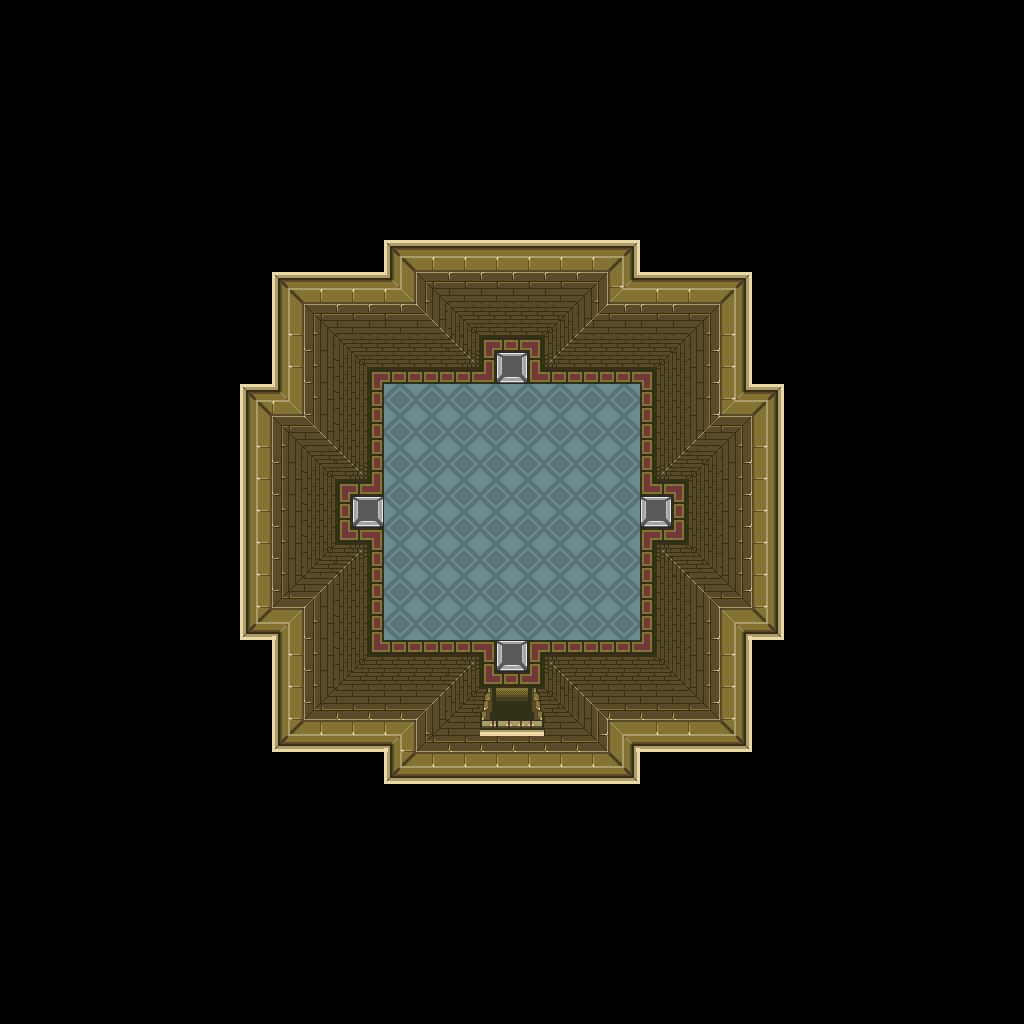

This is a level from a 2D game, rendered from its Tiled map with the project's own tilesets. A one-line summary and the map file follow, with tile-layer data summarised:
An orthogonal 64x64 tile map with 16x16 px tiles, 1 tile layer (base), 1 hidden layer not drawn and 13 objects.

<map version="1.10" tiledversion="1.12.1" orientation="orthogonal" renderorder="right-down" width="64" height="64" tilewidth="16" tileheight="16" infinite="0" nextlayerid="3" nextobjectid="14">
 <tileset firstgid="1" source="../classiciphone_pics4.tsx" />
 <layer id="1" name="base" width="64" height="64">
  <data>[4096 cells, 4096 non-empty, 110 distinct tile ids]</data>
 </layer>
 <layer id="2" name="collision" width="64" height="64" visible="0">
  <properties><property name="collision" value="true" /></properties>
  <data>[4096 cells, 3716 non-empty, 1 distinct tile ids]</data>
 </layer>
 <objectgroup id="3" name="npcs">
  <object id="1" x="640.0" y="496.0" width="16" height="16">
   <properties>
    <property name="gani" value="sardonmael.png" />
    <property name="script" type="string">-- Auto-converted from GraalScript
-- // NPC made by &lt;yourname&gt;
-- if (playertouchsme) {
-- say 3;
end</property>
   </properties>
  </object>
  <object id="2" x="608.0" y="368.0" width="16" height="16">
   <properties>
    <property name="gani" value="magicbook.png" />
    <property name="script" type="string">-- Auto-converted from GraalScript
-- // NPC made by Fuitad, Ninji Master
-- if (playertouchsme) {
-- say 5;
end</property>
   </properties>
  </object>
  <object id="3" x="496.0" y="336.0" width="16" height="16">
   <properties>
    <property name="script" type="string">-- Auto-converted from GraalScript
-- // NPC made by Styhve
-- if (playerenters) {
-- showcharacter;
-- setcharprop #3,head122.png;
-- setcharprop #2,brugesshield.png;
-- setcharprop #1,brugessword.png;
-- setcharprop #C0,darkblue;
-- setcharprop #C1,darkblue;
-- setcharprop #C2,black;
-- setcharprop #C3,darkblue;
-- setcharprop #C4,black;
-- setcharprop #8,body13.png;
-- x=30.5;
-- showimg 0,sardonseal.png,30.5,31;
-- changeimgvis 0,0;
end
-- if (playertouchsme) {
-- if(playerap&gt;30&amp;&amp;hasweapon(-Nations)){
-- if(!strcontains(#s(MyNations),Sardon)) setstring MyNations,#s(MyNations) Sardon;
-- if(!strequals(#s(Nation),Sardon)){
-- setstring NewNation,Sardon;
-- say 0;
-- }else say 2;
-- }else say 1;
end
-- if(playerendsreading&amp;&amp;playerap&lt;=30){
-- setlevel onlinestartlocal.nw;
end</property>
   </properties>
  </object>
  <object id="4" x="368.0" y="368.0" width="16" height="16">
   <properties>
    <property name="gani" value="haticon.png" />
    <property name="script" type="string">-- Auto-converted from GraalScript
-- // NPC made by C'mon NPCServer, you can do it!
-- if(playerenters) message None;
-- if (playertouchsme) {
-- setplayerprop #P1,;
end</property>
   </properties>
  </object>
  <object id="5" x="352.0" y="400.0" width="16" height="16">
   <properties>
    <property name="gani" value="hat98.png" />
    <property name="script" type="string">-- Auto-converted from GraalScript
-- if(created) setimgpart hat98.png,96,0,48,32;
-- if (playertouchsme&amp;&amp;strequals(#s(Nation),Sardon)&amp;&amp;hasweapon(-Nations)) {
-- setplayerprop #P1,hat98.png;
end</property>
   </properties>
  </object>
  <object id="6" x="368.0" y="624.0" width="16" height="16">
   <properties>
    <property name="gani" value="hat81.png" />
    <property name="script" type="string">-- Auto-converted from GraalScript
-- if(created) setimgpart hat81.png,104,8,32,32;
-- if (playertouchsme&amp;&amp;strequals(#s(Nation),Sardon)&amp;&amp;hasweapon(-Nations)) {
-- setplayerprop #P1,hat81.png;
end</property>
   </properties>
  </object>
  <object id="7" x="624.0" y="624.0" width="16" height="16">
   <properties>
    <property name="gani" value="hat7.png" />
    <property name="script" type="string">-- Auto-converted from GraalScript
-- if(created) setimgpart hat7.png,104,8,32,32;
-- if (playertouchsme&amp;&amp;strequals(#s(Nation),Sardon)&amp;&amp;hasweapon(-Nations)) {
-- setplayerprop #P1,hat7.png;
end</property>
   </properties>
  </object>
  <object id="8" x="352.0" y="432.0" width="16" height="16">
   <properties>
    <property name="gani" value="hat69.png" />
    <property name="script" type="string">-- Auto-converted from GraalScript
-- if(created) setimgpart hat69.png,96,0,48,32;
-- if (playertouchsme&amp;&amp;strequals(#s(Nation),Sardon)&amp;&amp;hasweapon(-Nations)) {
-- setplayerprop #P1,hat69.png;
end</property>
   </properties>
  </object>
  <object id="9" x="624.0" y="592.0" width="16" height="16">
   <properties>
    <property name="gani" value="hat6.png" />
    <property name="script" type="string">-- Auto-converted from GraalScript
-- if(created) setimgpart hat6.png,104,8,32,32;
-- if (playertouchsme&amp;&amp;strequals(#s(Nation),Sardon)&amp;&amp;hasweapon(-Nations)) {
-- setplayerprop #P1,hat6.png;
end</property>
   </properties>
  </object>
  <object id="10" x="624.0" y="560.0" width="16" height="16">
   <properties>
    <property name="gani" value="hat169.png" />
    <property name="script" type="string">-- Auto-converted from GraalScript
-- if(created) setimgpart hat169.png,104,8,32,32;
-- if (playertouchsme&amp;&amp;strequals(#s(Nation),Sardon)&amp;&amp;hasweapon(-Nations)) {
-- setplayerprop #P1,hat169.png;
end</property>
   </properties>
  </object>
  <object id="11" x="608.0" y="432.0" width="16" height="16">
   <properties>
    <property name="gani" value="hat162.png" />
    <property name="script" type="string">-- Auto-converted from GraalScript
-- if(created) setimgpart hat162.png,96,0,48,32;
-- if (playertouchsme&amp;&amp;strequals(#s(Nation),Sardon)&amp;&amp;hasweapon(-Nations)) {
-- setplayerprop #P1,hat162.png;
end</property>
   </properties>
  </object>
  <object id="12" x="608.0" y="400.0" width="16" height="16">
   <properties>
    <property name="gani" value="hat159.png" />
    <property name="script" type="string">-- Auto-converted from GraalScript
-- if(created) setimgpart hat159.png,96,0,48,32;
-- if (playertouchsme&amp;&amp;strequals(#s(Nation),Sardon)&amp;&amp;hasweapon(-Nations)) {
-- setplayerprop #P1,hat159.png;
end</property>
   </properties>
  </object>
  <object id="13" x="352.0" y="496.0" width="16" height="16">
   <properties>
    <property name="gani" value="sardonprotect.png" />
    <property name="script" type="string">-- Auto-converted from GraalScript
-- // NPC made by &lt;yourname&gt;
-- if (playertouchsme) {
-- say 4;
-- toweapons Magic Deflect;
end
-- if(isweapon&amp;&amp;(playerenters||playerendsreading||timeout)){
-- if(!strequals(#s(Nation),Sardon)){
-- off();
-- destroy;
end
-- if(magicshield){
-- showimg 52,nukeblastring.png,playerx-2.5,playery-2;
-- changeimgcolors 52,0.25,0,0.75,0.999999;
-- changeimgvis 52,3;
-- changeimgzoom 52,random(0.95,1.05);
-- timeout=0.05;
-- }else if(this.mshield&gt;0){
-- off();
end
end
-- if(weaponfired){
-- if(magicshield) off();
-- else if(playermp&gt;10){
-- playermp-=10;
-- set magicshield;
self.mshield=1
-- timeout=0.05;
end
end
-- function off(){
-- unset magicshield;
self.mshield=0
-- hideimg 52;
end</property>
   </properties>
  </object>
 </objectgroup>
</map>
